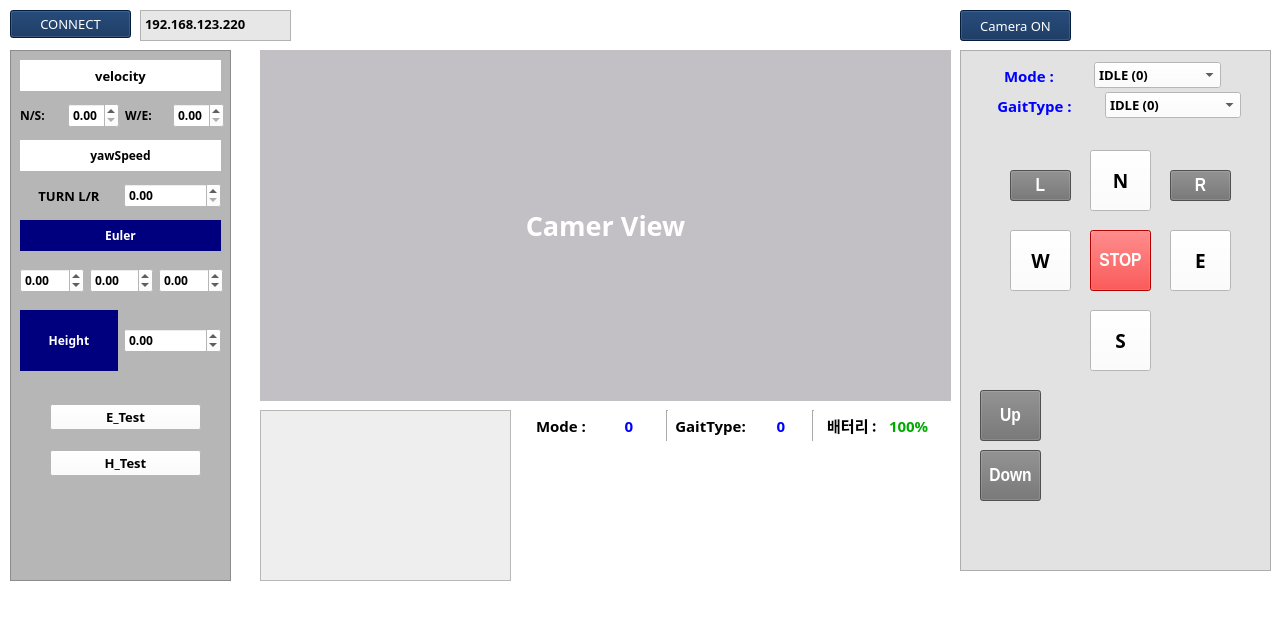
<?xml version="1.0" encoding="UTF-8"?>
<ui version="4.0">
 <class>mainWindow</class>
 <widget class="QMainWindow" name="mainWindow">
  <property name="geometry">
   <rect>
    <x>0</x>
    <y>0</y>
    <width>1275</width>
    <height>623</height>
   </rect>
  </property>
  <property name="windowTitle">
   <string>MainWindow</string>
  </property>
  <property name="autoFillBackground">
   <bool>false</bool>
  </property>
  <property name="styleSheet">
   <string notr="true">background:rgb(255, 255, 255);</string>
  </property>
  <widget class="QWidget" name="centralwidget">
   <widget class="QPushButton" name="connect_btn">
    <property name="geometry">
     <rect>
      <x>10</x>
      <y>10</y>
      <width>121</width>
      <height>28</height>
     </rect>
    </property>
    <property name="font">
     <font>
      <family>에스코어 드림 5 Medium</family>
      <pointsize>10</pointsize>
      <weight>50</weight>
      <bold>false</bold>
     </font>
    </property>
    <property name="styleSheet">
     <string notr="true">background:rgb(7, 40, 85);
color:rgb(255, 255, 255)</string>
    </property>
    <property name="text">
     <string>CONNECT</string>
    </property>
    <property name="autoRepeatInterval">
     <number>100</number>
    </property>
   </widget>
   <widget class="QFrame" name="frame">
    <property name="geometry">
     <rect>
      <x>10</x>
      <y>50</y>
      <width>221</width>
      <height>531</height>
     </rect>
    </property>
    <property name="styleSheet">
     <string notr="true">background:rgb(182, 182, 182)</string>
    </property>
    <property name="frameShape">
     <enum>QFrame::StyledPanel</enum>
    </property>
    <property name="frameShadow">
     <enum>QFrame::Raised</enum>
    </property>
    <widget class="QLabel" name="velocity_label">
     <property name="geometry">
      <rect>
       <x>10</x>
       <y>10</y>
       <width>201</width>
       <height>31</height>
      </rect>
     </property>
     <property name="font">
      <font>
       <family>에스코어 드림 6 Bold</family>
       <pointsize>10</pointsize>
       <weight>75</weight>
       <bold>true</bold>
      </font>
     </property>
     <property name="styleSheet">
      <string notr="true">background:rgb(255, 255, 255)</string>
     </property>
     <property name="text">
      <string>velocity</string>
     </property>
     <property name="alignment">
      <set>Qt::AlignCenter</set>
     </property>
    </widget>
    <widget class="QLabel" name="yawspeed_label">
     <property name="geometry">
      <rect>
       <x>10</x>
       <y>90</y>
       <width>201</width>
       <height>31</height>
      </rect>
     </property>
     <property name="font">
      <font>
       <family>에스코어 드림 6 Bold</family>
       <pointsize>9</pointsize>
       <weight>75</weight>
       <bold>true</bold>
      </font>
     </property>
     <property name="styleSheet">
      <string notr="true">background:rgb(255, 255, 255)</string>
     </property>
     <property name="text">
      <string>yawSpeed</string>
     </property>
     <property name="alignment">
      <set>Qt::AlignCenter</set>
     </property>
    </widget>
    <widget class="QWidget" name="horizontalLayoutWidget">
     <property name="geometry">
      <rect>
       <x>10</x>
       <y>50</y>
       <width>204</width>
       <height>31</height>
      </rect>
     </property>
     <layout class="QHBoxLayout" name="horizontalLayout">
      <item>
       <widget class="QLabel" name="label_4">
        <property name="font">
         <font>
          <family>에스코어 드림 6 Bold</family>
          <pointsize>9</pointsize>
          <weight>75</weight>
          <bold>true</bold>
         </font>
        </property>
        <property name="styleSheet">
         <string notr="true">color: rgb(0, 0, 0);</string>
        </property>
        <property name="text">
         <string>N/S:</string>
        </property>
       </widget>
      </item>
      <item>
       <widget class="QDoubleSpinBox" name="input_vel_0">
        <property name="font">
         <font>
          <family>에스코어 드림 6 Bold</family>
          <pointsize>9</pointsize>
          <weight>75</weight>
          <bold>true</bold>
         </font>
        </property>
        <property name="styleSheet">
         <string notr="true">background-color: rgb(255, 255, 255);</string>
        </property>
        <property name="minimum">
         <double>0.000000000000000</double>
        </property>
        <property name="maximum">
         <double>1.000000000000000</double>
        </property>
        <property name="singleStep">
         <double>0.100000000000000</double>
        </property>
       </widget>
      </item>
      <item>
       <widget class="QLabel" name="label_5">
        <property name="font">
         <font>
          <family>에스코어 드림 6 Bold</family>
          <pointsize>9</pointsize>
          <weight>75</weight>
          <bold>true</bold>
         </font>
        </property>
        <property name="styleSheet">
         <string notr="true">color: rgb(0, 0, 0);</string>
        </property>
        <property name="text">
         <string>W/E:</string>
        </property>
       </widget>
      </item>
      <item>
       <widget class="QDoubleSpinBox" name="input_vel_1">
        <property name="font">
         <font>
          <family>에스코어 드림 6 Bold</family>
          <pointsize>9</pointsize>
          <weight>75</weight>
          <bold>true</bold>
         </font>
        </property>
        <property name="styleSheet">
         <string notr="true">background-color: rgb(255, 255, 255);</string>
        </property>
        <property name="minimum">
         <double>0.000000000000000</double>
        </property>
        <property name="maximum">
         <double>1.000000000000000</double>
        </property>
        <property name="singleStep">
         <double>0.100000000000000</double>
        </property>
       </widget>
      </item>
     </layout>
    </widget>
    <widget class="QWidget" name="horizontalLayoutWidget_2">
     <property name="geometry">
      <rect>
       <x>10</x>
       <y>130</y>
       <width>201</width>
       <height>31</height>
      </rect>
     </property>
     <layout class="QHBoxLayout" name="horizontalLayout_2">
      <item>
       <widget class="QLabel" name="label_3">
        <property name="font">
         <font>
          <family>에스코어 드림 6 Bold</family>
          <pointsize>10</pointsize>
          <weight>75</weight>
          <bold>true</bold>
         </font>
        </property>
        <property name="styleSheet">
         <string notr="true">color: rgb(0, 0, 0);</string>
        </property>
        <property name="text">
         <string>TURN L/R</string>
        </property>
        <property name="alignment">
         <set>Qt::AlignCenter</set>
        </property>
       </widget>
      </item>
      <item>
       <widget class="QDoubleSpinBox" name="input_yawspeed">
        <property name="font">
         <font>
          <family>에스코어 드림 6 Bold</family>
          <pointsize>9</pointsize>
          <weight>75</weight>
          <bold>true</bold>
         </font>
        </property>
        <property name="styleSheet">
         <string notr="true">background-color: rgb(255, 255, 255);</string>
        </property>
        <property name="minimum">
         <double>0.000000000000000</double>
        </property>
        <property name="maximum">
         <double>1.000000000000000</double>
        </property>
        <property name="singleStep">
         <double>0.100000000000000</double>
        </property>
       </widget>
      </item>
     </layout>
    </widget>
    <widget class="QLabel" name="label_6">
     <property name="geometry">
      <rect>
       <x>10</x>
       <y>170</y>
       <width>201</width>
       <height>31</height>
      </rect>
     </property>
     <property name="font">
      <font>
       <family>에스코어 드림 6 Bold</family>
       <weight>75</weight>
       <bold>true</bold>
      </font>
     </property>
     <property name="styleSheet">
      <string notr="true">background-color: rgb(0, 0, 127);
color: rgb(255, 255, 255);</string>
     </property>
     <property name="text">
      <string>Euler</string>
     </property>
     <property name="alignment">
      <set>Qt::AlignCenter</set>
     </property>
    </widget>
    <widget class="QWidget" name="horizontalLayoutWidget_5">
     <property name="geometry">
      <rect>
       <x>10</x>
       <y>210</y>
       <width>203</width>
       <height>41</height>
      </rect>
     </property>
     <layout class="QHBoxLayout" name="horizontalLayout_6">
      <item>
       <widget class="QDoubleSpinBox" name="input_euler_0">
        <property name="font">
         <font>
          <family>에스코어 드림 6 Bold</family>
          <pointsize>9</pointsize>
          <weight>75</weight>
          <bold>true</bold>
         </font>
        </property>
        <property name="styleSheet">
         <string notr="true">background-color: rgb(255, 255, 255);</string>
        </property>
        <property name="minimum">
         <double>-1.000000000000000</double>
        </property>
        <property name="maximum">
         <double>1.000000000000000</double>
        </property>
        <property name="singleStep">
         <double>0.100000000000000</double>
        </property>
       </widget>
      </item>
      <item>
       <widget class="QDoubleSpinBox" name="input_euler_1">
        <property name="font">
         <font>
          <family>에스코어 드림 6 Bold</family>
          <pointsize>9</pointsize>
          <weight>75</weight>
          <bold>true</bold>
         </font>
        </property>
        <property name="styleSheet">
         <string notr="true">background-color: rgb(255, 255, 255);</string>
        </property>
        <property name="minimum">
         <double>-1.000000000000000</double>
        </property>
        <property name="maximum">
         <double>1.000000000000000</double>
        </property>
        <property name="singleStep">
         <double>0.100000000000000</double>
        </property>
       </widget>
      </item>
      <item>
       <widget class="QDoubleSpinBox" name="input_euler_2">
        <property name="font">
         <font>
          <family>에스코어 드림 6 Bold</family>
          <pointsize>9</pointsize>
          <weight>75</weight>
          <bold>true</bold>
         </font>
        </property>
        <property name="styleSheet">
         <string notr="true">background-color: rgb(255, 255, 255);</string>
        </property>
        <property name="minimum">
         <double>-1.000000000000000</double>
        </property>
        <property name="maximum">
         <double>1.000000000000000</double>
        </property>
        <property name="singleStep">
         <double>0.100000000000000</double>
        </property>
       </widget>
      </item>
     </layout>
    </widget>
    <widget class="QWidget" name="horizontalLayoutWidget_6">
     <property name="geometry">
      <rect>
       <x>10</x>
       <y>260</y>
       <width>201</width>
       <height>61</height>
      </rect>
     </property>
     <layout class="QHBoxLayout" name="horizontalLayout_7">
      <item>
       <widget class="QLabel" name="label_7">
        <property name="font">
         <font>
          <family>에스코어 드림 6 Bold</family>
          <weight>75</weight>
          <bold>true</bold>
         </font>
        </property>
        <property name="styleSheet">
         <string notr="true">background-color: rgb(0, 0, 127);
color: rgb(255, 255, 255);</string>
        </property>
        <property name="text">
         <string>Height</string>
        </property>
        <property name="alignment">
         <set>Qt::AlignCenter</set>
        </property>
       </widget>
      </item>
      <item>
       <widget class="QDoubleSpinBox" name="input_height">
        <property name="font">
         <font>
          <family>에스코어 드림 6 Bold</family>
          <pointsize>9</pointsize>
          <weight>75</weight>
          <bold>true</bold>
         </font>
        </property>
        <property name="styleSheet">
         <string notr="true">background-color: rgb(255, 255, 255);</string>
        </property>
        <property name="minimum">
         <double>-1.000000000000000</double>
        </property>
        <property name="maximum">
         <double>1.000000000000000</double>
        </property>
        <property name="singleStep">
         <double>0.100000000000000</double>
        </property>
       </widget>
      </item>
     </layout>
    </widget>
    <widget class="QWidget" name="verticalLayoutWidget">
     <property name="geometry">
      <rect>
       <x>40</x>
       <y>340</y>
       <width>151</width>
       <height>101</height>
      </rect>
     </property>
     <layout class="QVBoxLayout" name="verticalLayout">
      <item>
       <widget class="QPushButton" name="euler_btn">
        <property name="font">
         <font>
          <family>에스코어 드림 6 Bold</family>
          <pointsize>10</pointsize>
          <weight>75</weight>
          <bold>true</bold>
         </font>
        </property>
        <property name="styleSheet">
         <string notr="true">background-color: rgb(255, 255, 255);</string>
        </property>
        <property name="text">
         <string>E_Test</string>
        </property>
       </widget>
      </item>
      <item>
       <widget class="QPushButton" name="height_btn">
        <property name="font">
         <font>
          <family>에스코어 드림 6 Bold</family>
          <pointsize>10</pointsize>
          <weight>75</weight>
          <bold>true</bold>
         </font>
        </property>
        <property name="styleSheet">
         <string notr="true">background-color: rgb(255, 255, 255);</string>
        </property>
        <property name="text">
         <string>H_Test</string>
        </property>
       </widget>
      </item>
     </layout>
    </widget>
   </widget>
   <widget class="QFrame" name="frame_2">
    <property name="geometry">
     <rect>
      <x>960</x>
      <y>50</y>
      <width>311</width>
      <height>521</height>
     </rect>
    </property>
    <property name="styleSheet">
     <string notr="true">background:rgb(226, 226, 226)</string>
    </property>
    <property name="frameShape">
     <enum>QFrame::StyledPanel</enum>
    </property>
    <property name="frameShadow">
     <enum>QFrame::Raised</enum>
    </property>
    <widget class="QPushButton" name="R_btn">
     <property name="geometry">
      <rect>
       <x>210</x>
       <y>120</y>
       <width>61</width>
       <height>31</height>
      </rect>
     </property>
     <property name="font">
      <font>
       <family>Arial Narrow</family>
       <pointsize>14</pointsize>
       <weight>75</weight>
       <bold>true</bold>
      </font>
     </property>
     <property name="styleSheet">
      <string notr="true">background:rgb(112, 112, 112);
color:rgb(255, 255, 255);</string>
     </property>
     <property name="text">
      <string>R</string>
     </property>
    </widget>
    <widget class="QPushButton" name="W_btn">
     <property name="geometry">
      <rect>
       <x>50</x>
       <y>180</y>
       <width>61</width>
       <height>61</height>
      </rect>
     </property>
     <property name="font">
      <font>
       <family>에스코어 드림 6 Bold</family>
       <pointsize>14</pointsize>
       <weight>75</weight>
       <bold>true</bold>
      </font>
     </property>
     <property name="styleSheet">
      <string notr="true">background:rgb(255, 255, 255)</string>
     </property>
     <property name="text">
      <string>W</string>
     </property>
    </widget>
    <widget class="QPushButton" name="Stop_btn">
     <property name="geometry">
      <rect>
       <x>130</x>
       <y>180</y>
       <width>61</width>
       <height>61</height>
      </rect>
     </property>
     <property name="font">
      <font>
       <family>Arial Narrow</family>
       <pointsize>14</pointsize>
       <weight>75</weight>
       <bold>true</bold>
      </font>
     </property>
     <property name="autoFillBackground">
      <bool>false</bool>
     </property>
     <property name="styleSheet">
      <string notr="true">background: rgb(255, 0, 0);
color: rgb(255, 255, 255)</string>
     </property>
     <property name="text">
      <string>STOP</string>
     </property>
    </widget>
    <widget class="QPushButton" name="S_btn">
     <property name="geometry">
      <rect>
       <x>130</x>
       <y>260</y>
       <width>61</width>
       <height>61</height>
      </rect>
     </property>
     <property name="font">
      <font>
       <family>에스코어 드림 6 Bold</family>
       <pointsize>14</pointsize>
       <weight>75</weight>
       <bold>true</bold>
      </font>
     </property>
     <property name="styleSheet">
      <string notr="true">background:rgb(255, 255, 255)</string>
     </property>
     <property name="text">
      <string>S</string>
     </property>
    </widget>
    <widget class="QPushButton" name="N_btn">
     <property name="geometry">
      <rect>
       <x>130</x>
       <y>100</y>
       <width>61</width>
       <height>61</height>
      </rect>
     </property>
     <property name="font">
      <font>
       <family>에스코어 드림 6 Bold</family>
       <pointsize>14</pointsize>
       <weight>75</weight>
       <bold>true</bold>
      </font>
     </property>
     <property name="autoFillBackground">
      <bool>false</bool>
     </property>
     <property name="styleSheet">
      <string notr="true">background:rgb(255, 255, 255)</string>
     </property>
     <property name="text">
      <string>N</string>
     </property>
    </widget>
    <widget class="QPushButton" name="L_btn">
     <property name="geometry">
      <rect>
       <x>50</x>
       <y>120</y>
       <width>61</width>
       <height>31</height>
      </rect>
     </property>
     <property name="font">
      <font>
       <family>Arial Narrow</family>
       <pointsize>14</pointsize>
       <weight>75</weight>
       <bold>true</bold>
      </font>
     </property>
     <property name="styleSheet">
      <string notr="true">background:rgb(112, 112, 112);
color:rgb(255, 255, 255);</string>
     </property>
     <property name="text">
      <string>L</string>
     </property>
    </widget>
    <widget class="QPushButton" name="E_btn">
     <property name="geometry">
      <rect>
       <x>210</x>
       <y>180</y>
       <width>61</width>
       <height>61</height>
      </rect>
     </property>
     <property name="font">
      <font>
       <family>에스코어 드림 6 Bold</family>
       <pointsize>14</pointsize>
       <weight>75</weight>
       <bold>true</bold>
      </font>
     </property>
     <property name="styleSheet">
      <string notr="true">background:rgb(255, 255, 255)</string>
     </property>
     <property name="text">
      <string>E</string>
     </property>
    </widget>
    <widget class="QPushButton" name="Down_btn">
     <property name="geometry">
      <rect>
       <x>20</x>
       <y>400</y>
       <width>61</width>
       <height>51</height>
      </rect>
     </property>
     <property name="font">
      <font>
       <family>Arial Narrow</family>
       <pointsize>14</pointsize>
       <weight>75</weight>
       <bold>true</bold>
      </font>
     </property>
     <property name="styleSheet">
      <string notr="true">background:rgb(112, 112, 112);
color:rgb(255, 255, 255);</string>
     </property>
     <property name="text">
      <string>Down</string>
     </property>
    </widget>
    <widget class="QPushButton" name="Up_btn">
     <property name="geometry">
      <rect>
       <x>20</x>
       <y>340</y>
       <width>61</width>
       <height>51</height>
      </rect>
     </property>
     <property name="font">
      <font>
       <family>Arial Narrow</family>
       <pointsize>14</pointsize>
       <weight>75</weight>
       <bold>true</bold>
      </font>
     </property>
     <property name="styleSheet">
      <string notr="true">background:rgb(112, 112, 112);
color:rgb(255, 255, 255);</string>
     </property>
     <property name="text">
      <string>Up</string>
     </property>
    </widget>
    <widget class="QWidget" name="horizontalLayoutWidget_8">
     <property name="geometry">
      <rect>
       <x>10</x>
       <y>10</y>
       <width>251</width>
       <height>31</height>
      </rect>
     </property>
     <layout class="QHBoxLayout" name="horizontalLayout_9">
      <item>
       <widget class="QLabel" name="label_12">
        <property name="font">
         <font>
          <family>에스코어 드림 6 Bold</family>
          <pointsize>11</pointsize>
          <weight>75</weight>
          <bold>true</bold>
         </font>
        </property>
        <property name="styleSheet">
         <string notr="true">color: rgb(0, 0, 255);</string>
        </property>
        <property name="text">
         <string>Mode :</string>
        </property>
        <property name="alignment">
         <set>Qt::AlignCenter</set>
        </property>
       </widget>
      </item>
      <item>
       <widget class="QComboBox" name="mode_comboBox">
        <property name="font">
         <font>
          <family>에스코어 드림 6 Bold</family>
          <pointsize>10</pointsize>
          <weight>75</weight>
          <bold>true</bold>
         </font>
        </property>
        <property name="styleSheet">
         <string notr="true">background-color: rgb(255, 255, 255);</string>
        </property>
        <item>
         <property name="text">
          <string>IDLE (0)</string>
         </property>
        </item>
        <item>
         <property name="text">
          <string>Force Stand (1)</string>
         </property>
        </item>
        <item>
         <property name="text">
          <string>Vel Walk (2)</string>
         </property>
        </item>
        <item>
         <property name="text">
          <string>Stand Down (5)</string>
         </property>
        </item>
        <item>
         <property name="text">
          <string>Stand Up (6)</string>
         </property>
        </item>
       </widget>
      </item>
     </layout>
    </widget>
    <widget class="QWidget" name="horizontalLayoutWidget_9">
     <property name="geometry">
      <rect>
       <x>10</x>
       <y>40</y>
       <width>271</width>
       <height>31</height>
      </rect>
     </property>
     <layout class="QHBoxLayout" name="horizontalLayout_10">
      <item>
       <widget class="QLabel" name="label_13">
        <property name="font">
         <font>
          <family>에스코어 드림 6 Bold</family>
          <pointsize>11</pointsize>
          <weight>75</weight>
          <bold>true</bold>
         </font>
        </property>
        <property name="styleSheet">
         <string notr="true">color: rgb(0, 0, 255);</string>
        </property>
        <property name="text">
         <string>GaitType :</string>
        </property>
        <property name="alignment">
         <set>Qt::AlignCenter</set>
        </property>
       </widget>
      </item>
      <item>
       <widget class="QComboBox" name="gaittype_comboBox">
        <property name="font">
         <font>
          <family>에스코어 드림 6 Bold</family>
          <pointsize>10</pointsize>
          <weight>75</weight>
          <bold>true</bold>
         </font>
        </property>
        <property name="styleSheet">
         <string notr="true">background-color: rgb(255, 255, 255);</string>
        </property>
        <item>
         <property name="text">
          <string>IDLE (0)</string>
         </property>
        </item>
        <item>
         <property name="text">
          <string>Trot (1)</string>
         </property>
        </item>
        <item>
         <property name="text">
          <string>Climb Stair (2)</string>
         </property>
        </item>
        <item>
         <property name="text">
          <string>Trot Obstacle (3)</string>
         </property>
        </item>
       </widget>
      </item>
     </layout>
    </widget>
   </widget>
   <widget class="QTextEdit" name="textEdit">
    <property name="geometry">
     <rect>
      <x>140</x>
      <y>10</y>
      <width>151</width>
      <height>31</height>
     </rect>
    </property>
    <property name="font">
     <font>
      <family>에스코어 드림 6 Bold</family>
      <pointsize>9</pointsize>
      <weight>75</weight>
      <bold>true</bold>
     </font>
    </property>
    <property name="cursor" stdset="0">
     <cursorShape>SizeVerCursor</cursorShape>
    </property>
    <property name="styleSheet">
     <string notr="true">background-color: rgb(231, 231, 231);</string>
    </property>
    <property name="html">
     <string>&lt;!DOCTYPE HTML PUBLIC &quot;-//W3C//DTD HTML 4.0//EN&quot; &quot;http://www.w3.org/TR/REC-html40/strict.dtd&quot;&gt;
&lt;html&gt;&lt;head&gt;&lt;meta name=&quot;qrichtext&quot; content=&quot;1&quot; /&gt;&lt;style type=&quot;text/css&quot;&gt;
p, li { white-space: pre-wrap; }
&lt;/style&gt;&lt;/head&gt;&lt;body style=&quot; font-family:'에스코어 드림 6 Bold'; font-size:9pt; font-weight:600; font-style:normal;&quot;&gt;
&lt;p style=&quot; margin-top:0px; margin-bottom:0px; margin-left:0px; margin-right:0px; -qt-block-indent:0; text-indent:0px;&quot;&gt;&lt;span style=&quot; font-size:10pt;&quot;&gt;192.168.123.220&lt;/span&gt;&lt;/p&gt;&lt;/body&gt;&lt;/html&gt;</string>
    </property>
   </widget>
   <widget class="QLabel" name="camera_view">
    <property name="geometry">
     <rect>
      <x>260</x>
      <y>50</y>
      <width>691</width>
      <height>351</height>
     </rect>
    </property>
    <property name="font">
     <font>
      <family>에스코어 드림 7 ExtraBold</family>
      <pointsize>20</pointsize>
      <weight>75</weight>
      <bold>true</bold>
     </font>
    </property>
    <property name="layoutDirection">
     <enum>Qt::LeftToRight</enum>
    </property>
    <property name="styleSheet">
     <string notr="true">background-color: rgb(195, 192, 197);
color: rgb(255, 255, 255);</string>
    </property>
    <property name="text">
     <string>Camer View</string>
    </property>
    <property name="alignment">
     <set>Qt::AlignCenter</set>
    </property>
   </widget>
   <widget class="QTextBrowser" name="highstate_textBrowser">
    <property name="geometry">
     <rect>
      <x>260</x>
      <y>410</y>
      <width>251</width>
      <height>171</height>
     </rect>
    </property>
    <property name="font">
     <font>
      <family>에스코어 드림 4 Regular</family>
     </font>
    </property>
    <property name="styleSheet">
     <string notr="true">background-color: rgb(238, 238, 238);
color: rgb(0, 0, 255);</string>
    </property>
   </widget>
   <widget class="QPushButton" name="camera_on_btn">
    <property name="geometry">
     <rect>
      <x>960</x>
      <y>10</y>
      <width>111</width>
      <height>31</height>
     </rect>
    </property>
    <property name="font">
     <font>
      <family>에스코어 드림 5 Medium</family>
      <pointsize>10</pointsize>
      <weight>50</weight>
      <bold>false</bold>
     </font>
    </property>
    <property name="styleSheet">
     <string notr="true">background:rgb(7, 40, 85);
color:rgb(255, 255, 255)</string>
    </property>
    <property name="text">
     <string>Camera ON</string>
    </property>
   </widget>
   <widget class="QWidget" name="horizontalLayoutWidget_11">
    <property name="geometry">
     <rect>
      <x>530</x>
      <y>410</y>
      <width>421</width>
      <height>31</height>
     </rect>
    </property>
    <layout class="QHBoxLayout" name="horizontalLayout_12">
     <item>
      <layout class="QHBoxLayout" name="horizontalLayout_3">
       <item>
        <widget class="QLabel" name="label_2">
         <property name="font">
          <font>
           <family>에스코어 드림 6 Bold</family>
           <pointsize>11</pointsize>
           <weight>75</weight>
           <bold>true</bold>
          </font>
         </property>
         <property name="text">
          <string>Mode :</string>
         </property>
         <property name="alignment">
          <set>Qt::AlignCenter</set>
         </property>
        </widget>
       </item>
       <item>
        <widget class="QLabel" name="mode_label">
         <property name="font">
          <font>
           <family>에스코어 드림 6 Bold</family>
           <pointsize>11</pointsize>
           <weight>75</weight>
           <bold>true</bold>
          </font>
         </property>
         <property name="styleSheet">
          <string notr="true">color: rgb(0, 0, 255);</string>
         </property>
         <property name="text">
          <string>0</string>
         </property>
         <property name="alignment">
          <set>Qt::AlignCenter</set>
         </property>
        </widget>
       </item>
      </layout>
     </item>
     <item>
      <widget class="Line" name="line">
       <property name="orientation">
        <enum>Qt::Vertical</enum>
       </property>
      </widget>
     </item>
     <item>
      <layout class="QHBoxLayout" name="horizontalLayout_4">
       <item>
        <widget class="QLabel" name="label_9">
         <property name="font">
          <font>
           <family>에스코어 드림 6 Bold</family>
           <pointsize>11</pointsize>
           <weight>75</weight>
           <bold>true</bold>
          </font>
         </property>
         <property name="text">
          <string>GaitType: </string>
         </property>
         <property name="alignment">
          <set>Qt::AlignCenter</set>
         </property>
        </widget>
       </item>
       <item>
        <widget class="QLabel" name="gaittype_label">
         <property name="font">
          <font>
           <family>에스코어 드림 6 Bold</family>
           <pointsize>11</pointsize>
           <weight>75</weight>
           <bold>true</bold>
          </font>
         </property>
         <property name="styleSheet">
          <string notr="true">color: rgb(0, 0, 255);</string>
         </property>
         <property name="text">
          <string>0</string>
         </property>
         <property name="alignment">
          <set>Qt::AlignCenter</set>
         </property>
        </widget>
       </item>
      </layout>
     </item>
     <item>
      <widget class="Line" name="line_2">
       <property name="orientation">
        <enum>Qt::Vertical</enum>
       </property>
      </widget>
     </item>
     <item>
      <layout class="QHBoxLayout" name="horizontalLayout_11">
       <item>
        <widget class="QLabel" name="label">
         <property name="font">
          <font>
           <family>에스코어 드림 6 Bold</family>
           <pointsize>11</pointsize>
           <weight>75</weight>
           <bold>true</bold>
          </font>
         </property>
         <property name="text">
          <string>배터리 :</string>
         </property>
         <property name="alignment">
          <set>Qt::AlignCenter</set>
         </property>
        </widget>
       </item>
       <item>
        <widget class="QLabel" name="SOC_label">
         <property name="font">
          <font>
           <family>에스코어 드림 6 Bold</family>
           <pointsize>11</pointsize>
           <weight>75</weight>
           <bold>true</bold>
          </font>
         </property>
         <property name="styleSheet">
          <string notr="true">color: rgb(0, 170, 0);</string>
         </property>
         <property name="text">
          <string>100%</string>
         </property>
        </widget>
       </item>
      </layout>
     </item>
    </layout>
   </widget>
   <zorder>frame_2</zorder>
   <zorder>connect_btn</zorder>
   <zorder>frame</zorder>
   <zorder>textEdit</zorder>
   <zorder>camera_view</zorder>
   <zorder>highstate_textBrowser</zorder>
   <zorder>camera_on_btn</zorder>
   <zorder>horizontalLayoutWidget_11</zorder>
  </widget>
  <widget class="QStatusBar" name="statusbar"/>
  <action name="actiontest">
   <property name="text">
    <string>test</string>
   </property>
  </action>
  <action name="actionGraph">
   <property name="text">
    <string>Graph</string>
   </property>
  </action>
 </widget>
 <resources/>
 <connections/>
</ui>
